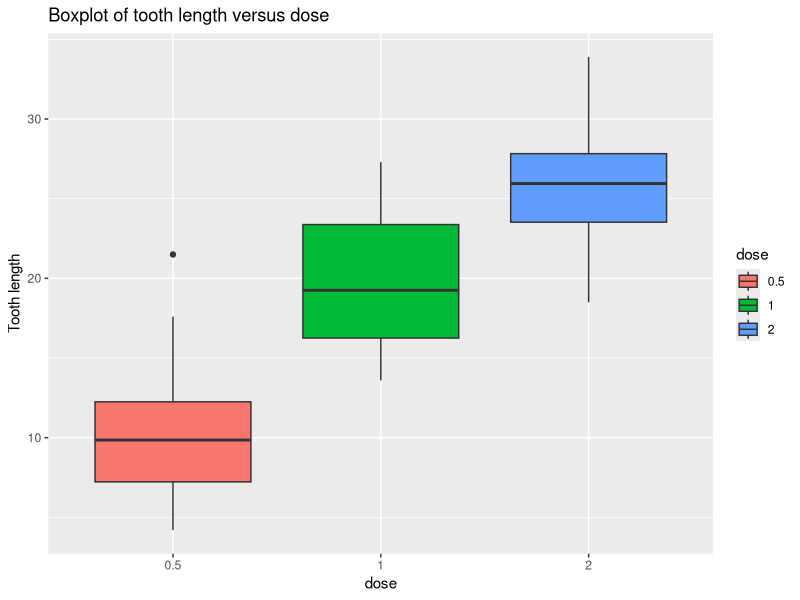
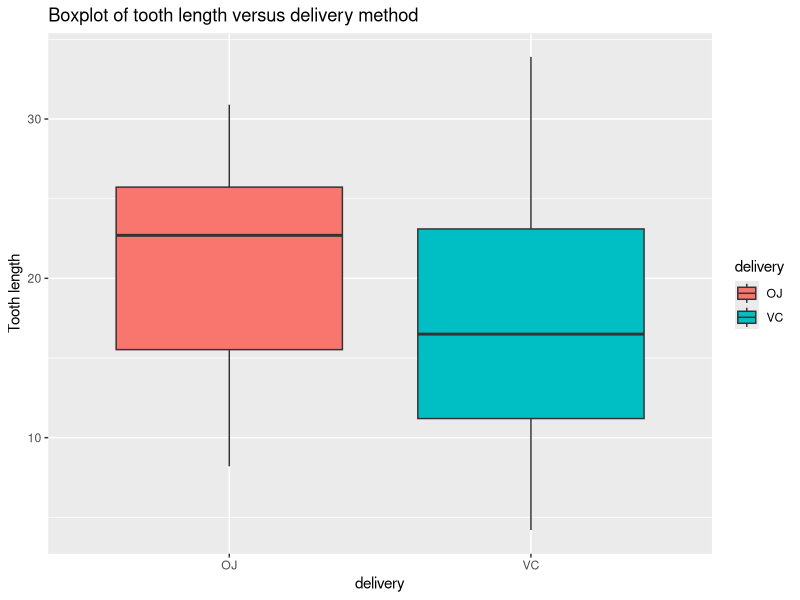
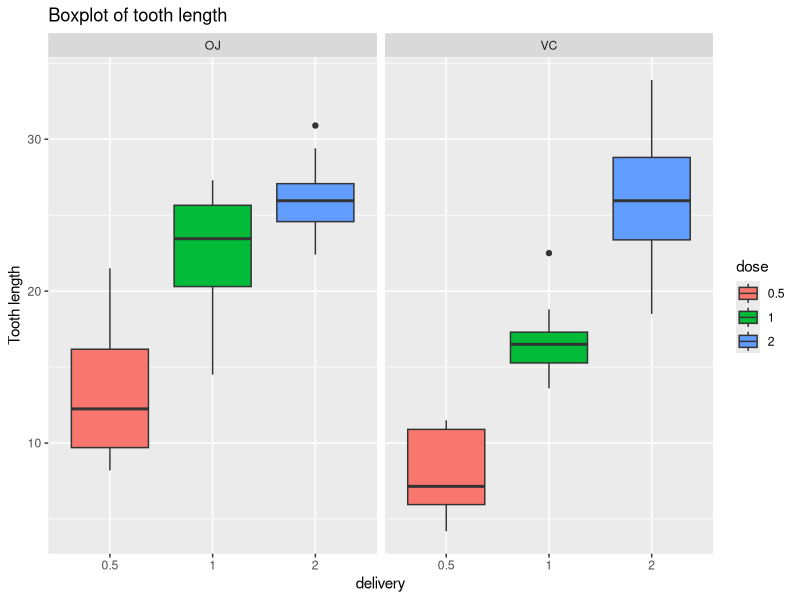

These figures' R source, in order: (Note: this script raises an error after producing the figures.)
## ---- chunk 1
library(dplyr)
library(ggplot2)
## ---- chunk 2
df <- ToothGrowth
df <- df %>%
    mutate(dose = as.factor(dose)) %>%
	rename(delivery = supp)
str(df)
## ---- chunk 3
ggplot(data=df, aes(x=dose,y=len)) +
    geom_boxplot(aes(fill=dose)) +
    labs(x = "dose",
         y="Tooth length",
         title="Boxplot of tooth length versus dose");
## ---- chunk 4
ggplot(data=df, aes(x=delivery,y=len)) +
    geom_boxplot(aes(fill=delivery)) +
    labs(x = "delivery",
         y="Tooth length",
         title="Boxplot of tooth length versus delivery method");
## ---- chunk 5
ggplot(data=df, aes(x=dose,y=len)) +
    geom_boxplot(aes(fill=dose)) +
    facet_wrap(~ delivery) +
    labs(x = "delivery",
         y="Tooth length",
         title="Boxplot of tooth length");
## ---- chunk 6
dose_test12 <- t.test(len ~ dose, data = df[df$dose %in% c(0.5,1),], paired = F, var.equal = F)
## ---- chunk 7
dose_test23 <- t.test(len ~ dose, data = df[df$dose %in% c(1,2),], paired = F, var.equal = F)
## ---- chunk 8
dose_test13 <- t.test(len ~ dose, data = df[df$dose %in% c(0.5,2),], paired = F, var.equal = F)
## ---- chunk 9
delivery_test <- t.test(len ~ delivery, data = df, paired = F, var.equal = F)
